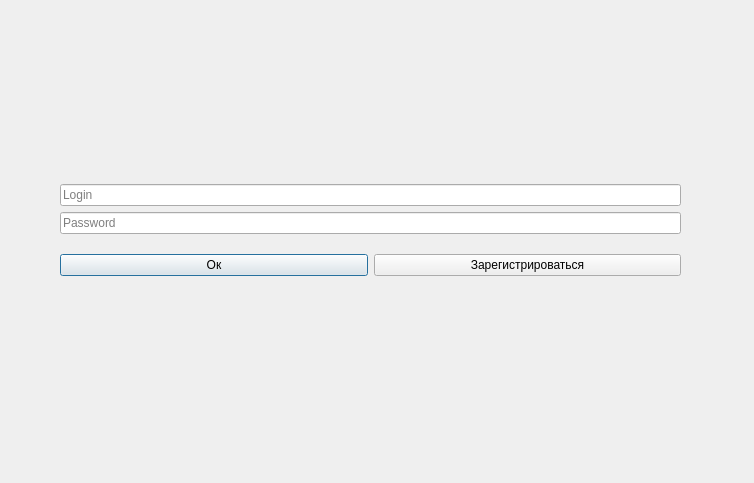
<?xml version="1.0" encoding="UTF-8"?>
<ui version="4.0">
 <class>Authorize</class>
 <widget class="QDialog" name="Authorize">
  <property name="geometry">
   <rect>
    <x>0</x>
    <y>0</y>
    <width>754</width>
    <height>483</height>
   </rect>
  </property>
  <property name="windowTitle">
   <string>Dialog</string>
  </property>
  <widget class="QWidget" name="verticalLayoutWidget_2">
   <property name="geometry">
    <rect>
     <x>60</x>
     <y>170</y>
     <width>621</width>
     <height>121</height>
    </rect>
   </property>
   <layout class="QVBoxLayout" name="verticalLayout_2">
    <item>
     <layout class="QVBoxLayout" name="verticalLayout">
      <item>
       <widget class="QLineEdit" name="lineEdit_Login">
        <property name="inputMask">
         <string/>
        </property>
        <property name="placeholderText">
         <string>Login</string>
        </property>
       </widget>
      </item>
      <item>
       <widget class="QLineEdit" name="lineEdit_Password">
        <property name="placeholderText">
         <string>Password</string>
        </property>
       </widget>
      </item>
     </layout>
    </item>
    <item>
     <layout class="QHBoxLayout" name="horizontalLayout">
      <item>
       <widget class="QPushButton" name="pushButton_Auth">
        <property name="text">
         <string>Ок</string>
        </property>
       </widget>
      </item>
      <item>
       <widget class="QPushButton" name="pushButton_Reg">
        <property name="text">
         <string>Зарегистрироваться</string>
        </property>
       </widget>
      </item>
     </layout>
    </item>
   </layout>
  </widget>
 </widget>
 <resources/>
 <connections/>
</ui>
